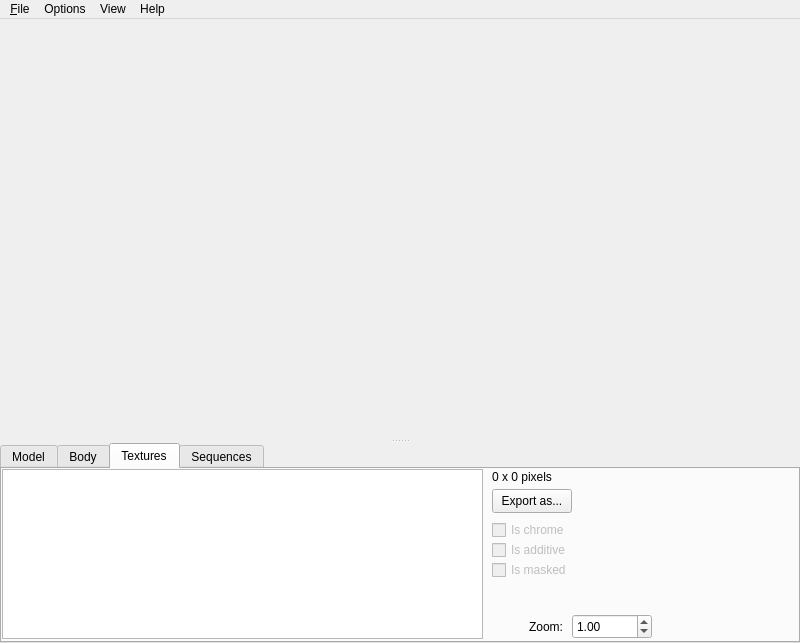
<?xml version="1.0" encoding="UTF-8"?>
<ui version="4.0">
 <class>MainWindow</class>
 <widget class="QMainWindow" name="MainWindow">
  <property name="geometry">
   <rect>
    <x>0</x>
    <y>0</y>
    <width>800</width>
    <height>643</height>
   </rect>
  </property>
  <property name="windowTitle">
   <string>Half-Life Model Viewer Qt</string>
  </property>
  <widget class="QWidget" name="centralwidget">
   <layout class="QVBoxLayout" name="verticalLayout">
    <property name="spacing">
     <number>0</number>
    </property>
    <property name="leftMargin">
     <number>0</number>
    </property>
    <property name="topMargin">
     <number>0</number>
    </property>
    <property name="rightMargin">
     <number>0</number>
    </property>
    <property name="bottomMargin">
     <number>0</number>
    </property>
    <item>
     <widget class="QSplitter" name="splitter">
      <property name="orientation">
       <enum>Qt::Vertical</enum>
      </property>
      <widget class="QWidget" name="pnlUpper" native="true">
       <property name="sizePolicy">
        <sizepolicy hsizetype="Preferred" vsizetype="Preferred">
         <horstretch>0</horstretch>
         <verstretch>0</verstretch>
        </sizepolicy>
       </property>
       <property name="minimumSize">
        <size>
         <width>800</width>
         <height>400</height>
        </size>
       </property>
       <layout class="QVBoxLayout" name="verticalLayout_2">
        <property name="spacing">
         <number>0</number>
        </property>
        <property name="leftMargin">
         <number>0</number>
        </property>
        <property name="topMargin">
         <number>0</number>
        </property>
        <property name="rightMargin">
         <number>0</number>
        </property>
        <property name="bottomMargin">
         <number>0</number>
        </property>
       </layout>
      </widget>
      <widget class="QTabWidget" name="tabBottom">
       <property name="minimumSize">
        <size>
         <width>0</width>
         <height>200</height>
        </size>
       </property>
       <property name="maximumSize">
        <size>
         <width>16777215</width>
         <height>200</height>
        </size>
       </property>
       <property name="currentIndex">
        <number>2</number>
       </property>
       <widget class="QWidget" name="tabModel">
        <attribute name="title">
         <string>Model</string>
        </attribute>
        <widget class="QCheckBox" name="chkRenderTextured">
         <property name="geometry">
          <rect>
           <x>10</x>
           <y>10</y>
           <width>151</width>
           <height>22</height>
          </rect>
         </property>
         <property name="text">
          <string>Render textured</string>
         </property>
        </widget>
        <widget class="QCheckBox" name="chkShowBones">
         <property name="geometry">
          <rect>
           <x>10</x>
           <y>30</y>
           <width>151</width>
           <height>22</height>
          </rect>
         </property>
         <property name="text">
          <string>Show bones</string>
         </property>
        </widget>
        <widget class="QCheckBox" name="chkShowAttachments">
         <property name="geometry">
          <rect>
           <x>10</x>
           <y>50</y>
           <width>151</width>
           <height>22</height>
          </rect>
         </property>
         <property name="text">
          <string>Show attachments</string>
         </property>
        </widget>
        <widget class="QGroupBox" name="groupBox">
         <property name="geometry">
          <rect>
           <x>10</x>
           <y>80</y>
           <width>161</width>
           <height>81</height>
          </rect>
         </property>
         <property name="title">
          <string>Wireframe options:</string>
         </property>
         <widget class="QCheckBox" name="chkWireframeModel">
          <property name="geometry">
           <rect>
            <x>10</x>
            <y>30</y>
            <width>141</width>
            <height>22</height>
           </rect>
          </property>
          <property name="text">
           <string>Wireframe model</string>
          </property>
         </widget>
         <widget class="QCheckBox" name="chkWireframeoverlay">
          <property name="geometry">
           <rect>
            <x>10</x>
            <y>50</y>
            <width>141</width>
            <height>22</height>
           </rect>
          </property>
          <property name="text">
           <string>Wireframe overlay</string>
          </property>
         </widget>
        </widget>
        <widget class="QCheckBox" name="chkShowHitBoxes">
         <property name="geometry">
          <rect>
           <x>230</x>
           <y>10</y>
           <width>171</width>
           <height>22</height>
          </rect>
         </property>
         <property name="text">
          <string>Show hitboxes</string>
         </property>
        </widget>
        <widget class="QCheckBox" name="chkShowNormals">
         <property name="geometry">
          <rect>
           <x>230</x>
           <y>30</y>
           <width>171</width>
           <height>22</height>
          </rect>
         </property>
         <property name="text">
          <string>Show normals</string>
         </property>
        </widget>
        <widget class="QGroupBox" name="groupBox_2">
         <property name="geometry">
          <rect>
           <x>430</x>
           <y>10</y>
           <width>341</width>
           <height>151</height>
          </rect>
         </property>
         <property name="title">
          <string>Model info:</string>
         </property>
         <widget class="QLabel" name="label">
          <property name="geometry">
           <rect>
            <x>10</x>
            <y>20</y>
            <width>101</width>
            <height>16</height>
           </rect>
          </property>
          <property name="text">
           <string>Name:</string>
          </property>
         </widget>
         <widget class="QLabel" name="label_2">
          <property name="geometry">
           <rect>
            <x>10</x>
            <y>40</y>
            <width>101</width>
            <height>16</height>
           </rect>
          </property>
          <property name="text">
           <string>Textures count:</string>
          </property>
         </widget>
         <widget class="QLabel" name="label_3">
          <property name="geometry">
           <rect>
            <x>10</x>
            <y>60</y>
            <width>101</width>
            <height>16</height>
           </rect>
          </property>
          <property name="text">
           <string>Body parts count:</string>
          </property>
         </widget>
         <widget class="QLabel" name="lblModelName">
          <property name="geometry">
           <rect>
            <x>120</x>
            <y>20</y>
            <width>101</width>
            <height>16</height>
           </rect>
          </property>
          <property name="text">
           <string/>
          </property>
         </widget>
         <widget class="QLabel" name="lblTexturesCount">
          <property name="geometry">
           <rect>
            <x>120</x>
            <y>40</y>
            <width>101</width>
            <height>16</height>
           </rect>
          </property>
          <property name="text">
           <string>0</string>
          </property>
         </widget>
         <widget class="QLabel" name="lblBodypartsCpunt">
          <property name="geometry">
           <rect>
            <x>120</x>
            <y>60</y>
            <width>101</width>
            <height>16</height>
           </rect>
          </property>
          <property name="text">
           <string>0</string>
          </property>
         </widget>
        </widget>
       </widget>
       <widget class="QWidget" name="tabBody">
        <attribute name="title">
         <string>Body</string>
        </attribute>
       </widget>
       <widget class="QWidget" name="tabTextures">
        <attribute name="title">
         <string>Textures</string>
        </attribute>
        <widget class="QListWidget" name="lstTextures">
         <property name="geometry">
          <rect>
           <x>0</x>
           <y>0</y>
           <width>481</width>
           <height>170</height>
          </rect>
         </property>
         <property name="sizePolicy">
          <sizepolicy hsizetype="Fixed" vsizetype="Fixed">
           <horstretch>0</horstretch>
           <verstretch>0</verstretch>
          </sizepolicy>
         </property>
         <property name="editTriggers">
          <set>QAbstractItemView::NoEditTriggers</set>
         </property>
         <property name="showDropIndicator" stdset="0">
          <bool>false</bool>
         </property>
         <property name="movement">
          <enum>QListView::Static</enum>
         </property>
         <property name="viewMode">
          <enum>QListView::IconMode</enum>
         </property>
         <property name="uniformItemSizes">
          <bool>true</bool>
         </property>
         <property name="selectionRectVisible">
          <bool>false</bool>
         </property>
        </widget>
        <widget class="QPushButton" name="btnExportTexture">
         <property name="geometry">
          <rect>
           <x>490</x>
           <y>20</y>
           <width>80</width>
           <height>24</height>
          </rect>
         </property>
         <property name="text">
          <string>Export as...</string>
         </property>
        </widget>
        <widget class="QCheckBox" name="chkIsChromeTexture">
         <property name="enabled">
          <bool>false</bool>
         </property>
         <property name="geometry">
          <rect>
           <x>490</x>
           <y>50</y>
           <width>91</width>
           <height>22</height>
          </rect>
         </property>
         <property name="text">
          <string>Is chrome</string>
         </property>
        </widget>
        <widget class="QLabel" name="lblTextureSize">
         <property name="geometry">
          <rect>
           <x>490</x>
           <y>0</y>
           <width>171</width>
           <height>16</height>
          </rect>
         </property>
         <property name="text">
          <string>0 x 0 pixels</string>
         </property>
        </widget>
        <widget class="QCheckBox" name="chkIsAdditiveTexture">
         <property name="enabled">
          <bool>false</bool>
         </property>
         <property name="geometry">
          <rect>
           <x>490</x>
           <y>70</y>
           <width>91</width>
           <height>22</height>
          </rect>
         </property>
         <property name="text">
          <string>Is additive</string>
         </property>
        </widget>
        <widget class="QCheckBox" name="chkIsMaskedTexture">
         <property name="enabled">
          <bool>false</bool>
         </property>
         <property name="geometry">
          <rect>
           <x>490</x>
           <y>90</y>
           <width>91</width>
           <height>22</height>
          </rect>
         </property>
         <property name="text">
          <string>Is masked</string>
         </property>
        </widget>
        <widget class="QDoubleSpinBox" name="spinImageZoom">
         <property name="geometry">
          <rect>
           <x>570</x>
           <y>145</y>
           <width>80</width>
           <height>25</height>
          </rect>
         </property>
         <property name="decimals">
          <number>2</number>
         </property>
         <property name="minimum">
          <double>0.100000000000000</double>
         </property>
         <property name="maximum">
          <double>10.000000000000000</double>
         </property>
         <property name="stepType">
          <enum>QAbstractSpinBox::AdaptiveDecimalStepType</enum>
         </property>
         <property name="value">
          <double>1.000000000000000</double>
         </property>
        </widget>
        <widget class="QLabel" name="label_5">
         <property name="geometry">
          <rect>
           <x>490</x>
           <y>150</y>
           <width>71</width>
           <height>16</height>
          </rect>
         </property>
         <property name="text">
          <string>Zoom:</string>
         </property>
         <property name="alignment">
          <set>Qt::AlignRight|Qt::AlignTrailing|Qt::AlignVCenter</set>
         </property>
        </widget>
       </widget>
       <widget class="QWidget" name="tabSequences">
        <attribute name="title">
         <string>Sequences</string>
        </attribute>
        <widget class="QListWidget" name="lstSequences">
         <property name="geometry">
          <rect>
           <x>0</x>
           <y>0</y>
           <width>256</width>
           <height>171</height>
          </rect>
         </property>
        </widget>
        <widget class="QLabel" name="lblSequenceName">
         <property name="geometry">
          <rect>
           <x>270</x>
           <y>20</y>
           <width>111</width>
           <height>16</height>
          </rect>
         </property>
         <property name="text">
          <string>idle1</string>
         </property>
        </widget>
        <widget class="QLabel" name="lblSequenceFPS">
         <property name="geometry">
          <rect>
           <x>270</x>
           <y>40</y>
           <width>111</width>
           <height>16</height>
          </rect>
         </property>
         <property name="text">
          <string>15 FPS</string>
         </property>
        </widget>
        <widget class="QLabel" name="lblSequenceFrames">
         <property name="geometry">
          <rect>
           <x>270</x>
           <y>60</y>
           <width>111</width>
           <height>16</height>
          </rect>
         </property>
         <property name="text">
          <string>31 frames</string>
         </property>
        </widget>
        <widget class="QLabel" name="lblSequenceEvents">
         <property name="geometry">
          <rect>
           <x>270</x>
           <y>80</y>
           <width>111</width>
           <height>16</height>
          </rect>
         </property>
         <property name="text">
          <string>0 events</string>
         </property>
        </widget>
        <widget class="QLabel" name="label_4">
         <property name="geometry">
          <rect>
           <x>440</x>
           <y>0</y>
           <width>81</width>
           <height>16</height>
          </rect>
         </property>
         <property name="text">
          <string>Events list:</string>
         </property>
        </widget>
        <widget class="QListWidget" name="lstEvents">
         <property name="geometry">
          <rect>
           <x>440</x>
           <y>20</y>
           <width>161</width>
           <height>151</height>
          </rect>
         </property>
        </widget>
        <widget class="QLabel" name="lblEventFrame">
         <property name="geometry">
          <rect>
           <x>620</x>
           <y>20</y>
           <width>171</width>
           <height>16</height>
          </rect>
         </property>
         <property name="text">
          <string>Frame 0</string>
         </property>
        </widget>
        <widget class="QLabel" name="lblEventEvent">
         <property name="geometry">
          <rect>
           <x>620</x>
           <y>40</y>
           <width>171</width>
           <height>16</height>
          </rect>
         </property>
         <property name="text">
          <string>Event 0</string>
         </property>
        </widget>
        <widget class="QLabel" name="lblEventType">
         <property name="geometry">
          <rect>
           <x>620</x>
           <y>60</y>
           <width>171</width>
           <height>16</height>
          </rect>
         </property>
         <property name="text">
          <string>Type 0</string>
         </property>
        </widget>
        <widget class="QLabel" name="lblEventOptions">
         <property name="geometry">
          <rect>
           <x>620</x>
           <y>80</y>
           <width>171</width>
           <height>16</height>
          </rect>
         </property>
         <property name="text">
          <string>-</string>
         </property>
        </widget>
       </widget>
      </widget>
     </widget>
    </item>
   </layout>
  </widget>
  <widget class="QMenuBar" name="menubar">
   <property name="geometry">
    <rect>
     <x>0</x>
     <y>0</y>
     <width>800</width>
     <height>38</height>
    </rect>
   </property>
   <widget class="QMenu" name="menu_File">
    <property name="title">
     <string>&amp;File</string>
    </property>
    <addaction name="actionLoad_model"/>
    <addaction name="separator"/>
    <addaction name="actionE_xit"/>
   </widget>
   <widget class="QMenu" name="menuOptions">
    <property name="title">
     <string>Options</string>
    </property>
   </widget>
   <widget class="QMenu" name="menuView">
    <property name="title">
     <string>View</string>
    </property>
   </widget>
   <widget class="QMenu" name="menuHelp">
    <property name="title">
     <string>Help</string>
    </property>
    <addaction name="actionAbout_Qt"/>
    <addaction name="separator"/>
    <addaction name="actionAbout"/>
   </widget>
   <addaction name="menu_File"/>
   <addaction name="menuOptions"/>
   <addaction name="menuView"/>
   <addaction name="menuHelp"/>
  </widget>
  <action name="actionLoad_model">
   <property name="text">
    <string>Load model...</string>
   </property>
  </action>
  <action name="actionE_xit">
   <property name="text">
    <string>E&amp;xit</string>
   </property>
  </action>
  <action name="actionAbout_Qt">
   <property name="text">
    <string>About Qt...</string>
   </property>
  </action>
  <action name="actionAbout">
   <property name="text">
    <string>About...</string>
   </property>
  </action>
 </widget>
 <resources/>
 <connections/>
</ui>
